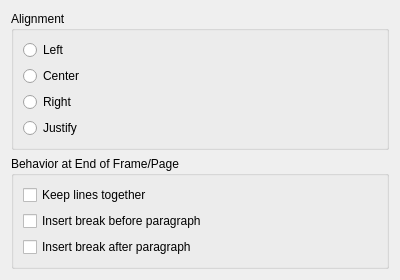
<ui version="4.0" >
 <class>ParagraphLayout</class>
 <widget class="QWidget" name="ParagraphLayout" >
  <property name="geometry" >
   <rect>
    <x>0</x>
    <y>0</y>
    <width>400</width>
    <height>279</height>
   </rect>
  </property>
  <layout class="QGridLayout" >
   <item row="0" column="0" >
    <widget class="QGroupBox" name="groupBox" >
     <property name="title" >
      <string>Alignment</string>
     </property>
     <layout class="QVBoxLayout" >
      <item>
       <widget class="QRadioButton" name="left" >
        <property name="text" >
         <string>Left</string>
        </property>
       </widget>
      </item>
      <item>
       <widget class="QRadioButton" name="center" >
        <property name="text" >
         <string>Center</string>
        </property>
       </widget>
      </item>
      <item>
       <widget class="QRadioButton" name="right" >
        <property name="text" >
         <string>Right</string>
        </property>
       </widget>
      </item>
      <item>
       <widget class="QRadioButton" name="justify" >
        <property name="text" >
         <string>Justify</string>
        </property>
       </widget>
      </item>
     </layout>
    </widget>
   </item>
   <item row="1" column="0" >
    <widget class="QGroupBox" name="groupBox_2" >
     <property name="title" >
      <string>Behavior at End of Frame/Page</string>
     </property>
     <layout class="QVBoxLayout" >
      <item>
       <widget class="QCheckBox" name="keepTogether" >
        <property name="text" >
         <string>Keep lines together</string>
        </property>
       </widget>
      </item>
      <item>
       <widget class="QCheckBox" name="breakBefore" >
        <property name="text" >
         <string>Insert break before paragraph</string>
        </property>
       </widget>
      </item>
      <item>
       <widget class="QCheckBox" name="breakAfter" >
        <property name="text" >
         <string>Insert break after paragraph</string>
        </property>
       </widget>
      </item>
     </layout>
    </widget>
   </item>
   <item row="2" column="0" >
    <spacer>
     <property name="orientation" >
      <enum>Qt::Vertical</enum>
     </property>
     <property name="sizeHint" stdset="0" >
      <size>
       <width>20</width>
       <height>40</height>
      </size>
     </property>
    </spacer>
   </item>
  </layout>
 </widget>
 <resources/>
 <connections/>
</ui>
